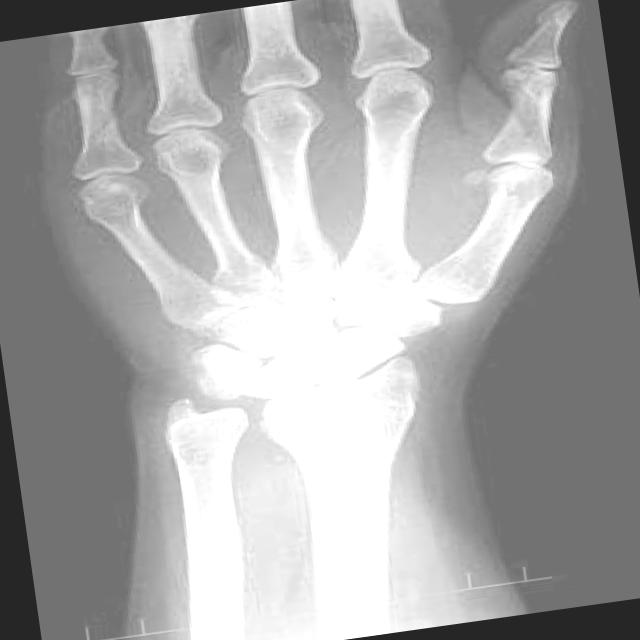
#> input picture CNN/data_xray/Impacted fracture/20965tn_jpg.rf.f3aff6ad6371b11d303e2e727eba0a12.jpg, 640 x 640 px, found by its file name; its folder holds only this picture in this run
$ jupyter execute --allow-errors clean_cnn.ipynb   (older library calls are emulated)
#> lines starting #> are read from the running program, lines starting #| are printed output that depends on the picture
**Clean code for CNN model**

[cell 1]
import pandas as pd
import numpy as np
import os
import matplotlib.pyplot as plt
import cv2

from skimage.feature import graycoprops, graycomatrix

from sklearn.preprocessing import StandardScaler
from sklearn.model_selection import train_test_split
from sklearn.decomposition import PCA
import seaborn as sns

from sklearn.naive_bayes import GaussianNB
from sklearn.metrics import accuracy_score, confusion_matrix
from sklearn.decomposition import FastICA
from sklearn.utils.class_weight import compute_class_weight

import torch
from torchvision import models
import torchvision.transforms as transforms
from skimage.color import rgb2gray

import tensorflow as tf
import keras
from tensorflow.keras.models import Sequential
from tensorflow.keras.layers import Conv2D, MaxPooling2D, Dense, Flatten, Dropout
from tensorflow.keras.utils import to_categorical

[cell 2]
# [68 lines left out: functions load_images, img_to_array, find_edges, find_edge, not called in this run]

def get_features(image_list):
    for i in range(len(image_list)):
        img_rgb = image_list[i]  # RGB image
        img_gray = rgb2gray(img_rgb)  # Convert to grayscale
        image_list[i] = (img_gray * 255).astype('uint8')
    feature_list = []

    distances = [1,3,5,9]
    angles = [0, np.pi/4, np.pi/2, 3*np.pi/4, np.pi, 5*np.pi/4, 3*np.pi/2]

    properties = ['energy', 'correlation', 'dissimilarity', 'homogeneity', 'contrast']

    # need to add more distances (1,3,5,9)
    for n, img in enumerate(image_list):
        glcm = graycomatrix(img, distances, angles , levels=256, normed=True)
        feature_row = {}

        for prop in properties:
            prop_values = graycoprops(glcm, prop)
            for i, dist in enumerate(distances):
                for j, angle in enumerate(angles):
                    feature_name = f"{prop}_d{dist}_a{int(np.degrees(angle))}"
                    feature_row[feature_name] = prop_values[i, j]

        feature_list.append(feature_row)
    return feature_list

# [37 lines left out: functions view_corr, pca_df_pick_comp, not called in this run]

[cell 3]
# [29 lines left out: functions load_images_resnet, extract_features_resnet, not called in this run]


def find_edge(img):
    # Placeholder for edge detection logic (if necessary)
    return img

def load_images_resnet(dir_name):
    # Read the image
    img = cv2.imread(dir_name)
#> img is the input picture: shape (640, 640, 3); min 22, max 255, mean 168.2

    # Apply edge detection (if required)
    img = find_edge(img)
    img = cv2.GaussianBlur(img, (5, 5), 1)

    # Resize to 224x224
    img = cv2.resize(img, (224, 224), interpolation=cv2.INTER_AREA)
#> img: shape (224, 224, 3)
    img = img / 255.0

    # Normalize image using ImageNet mean and std (per channel)
    mean = np.array([0.485, 0.456, 0.406])
    std = np.array([0.229, 0.224, 0.225])

    # Apply normalization across the 3 channels (HWC format)
    img = (img - mean) / std  # Broadcasting will apply to each channel
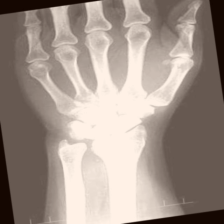
#> img: shape (224, 224, 3) float64; mean B, G, R 0.762, 0.909, 1.13; drawn with min black and max white

    # Convert from HWC to CHW format (for PyTorch) - this will be used for PyTorch models
    img_tensor = np.transpose(img, (2, 0, 1))  # Shape will be (3, 224, 224)

    # Convert to tensor (PyTorch format)
    img_tensor = torch.tensor(img_tensor, dtype=torch.float32).unsqueeze(0)  # Add batch dimension
    return img_tensor

# [21 lines left out: function test_function, not called in this run]

[cell 4]
dir_name = "../pca/data_xray/Impacted fracture"

list_1 = []

#> (the rest of this cell did not finish here and is left out)

[cell 5]
dir_name = "../pca/data_xray/Intra-articular fracture"
list_2 = []

#> (the rest of this cell did not finish here and is left out)

[cell 6]
dir_name = "../pca/data_xray/Longitudinal fracture"
list_3 = []

#> (the rest of this cell did not finish here and is left out)

[cell 7]
dir_name = "../pca/data_xray/Oblique fracture"
list_4 = []

#> (the rest of this cell did not finish here and is left out)

[cell 8]
list_1 = get_features(list_1)
list_2 = get_features(list_2)
list_3 = get_features(list_3)
list_4 = get_features(list_4)

$ run again, on CNN/data_xray/Impacted fracture/300px-L4_compressionFracture2008_jpg.rf.d34777da9f74c458a5063d97965f26de.jpg
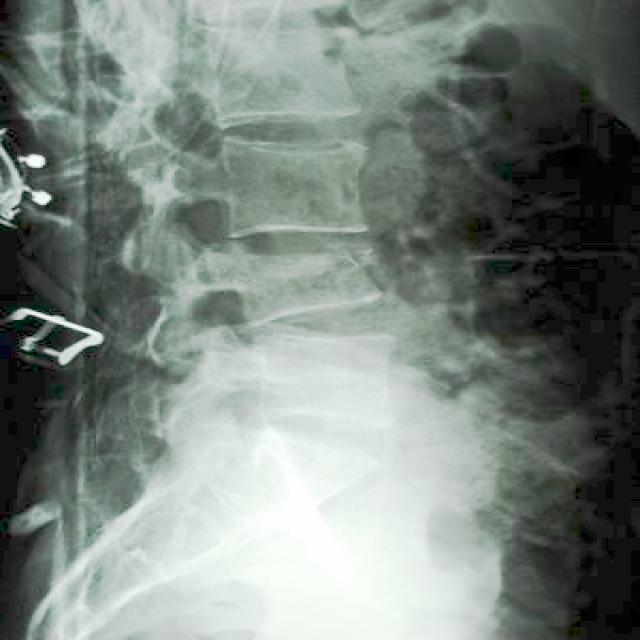
#> input picture CNN/data_xray/Impacted fracture/300px-L4_compressionFracture2008_jpg.rf.d34777da9f74c458a5063d97965f26de.jpg, 640 x 640 px, found by its file name
#> in load_images_resnet, img is the input picture: shape (640, 640, 3); mean B, G, R 126.6, 132.6, 122.9
#> in load_images_resnet, `img = (img - mean) / std`:
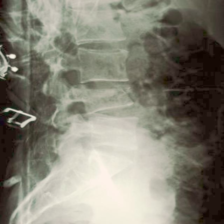
#> img: shape (224, 224, 3) float64; mean B, G, R 0.0506, 0.285, 0.338; drawn with min black and max white

$ run again, on CNN/data_xray/Impacted fracture/a0ac68bfd3ab6c7c08c53e677bc168_jumbo_jpeg.rf.1c059caa7803ca672b85901e40d4fb07.jpg
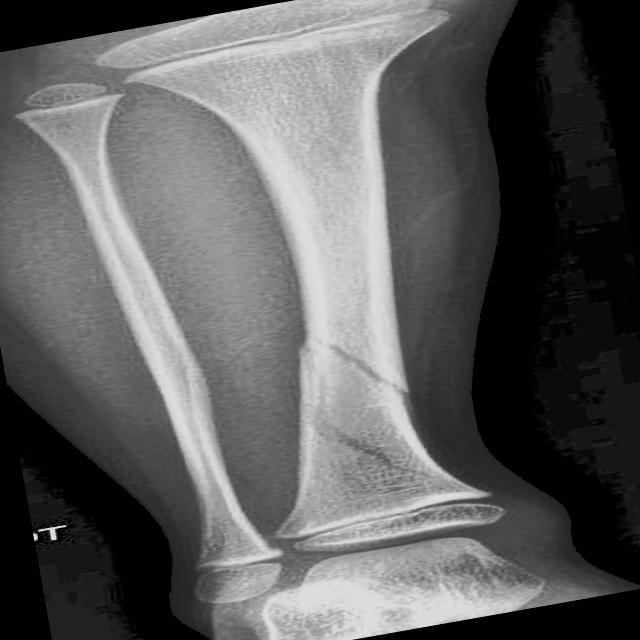
#> input picture CNN/data_xray/Impacted fracture/a0ac68bfd3ab6c7c08c53e677bc168_jumbo_jpeg.rf.1c059caa7803ca672b85901e40d4fb07.jpg, 640 x 640 px, found by its file name
#> in load_images_resnet, img is the input picture: shape (640, 640, 3); min 0, max 242, mean 92.9
#> in load_images_resnet, `img = (img - mean) / std`:
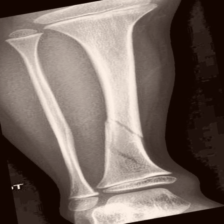
#> img: shape (224, 224, 3) float64; mean B, G, R -0.528, -0.41, -0.186; drawn with min black and max white

$ run again, on CNN/data_xray/Impacted fracture/20980tn_jpg.rf.df6e34e4f2390b4df75e53d30ec4d470.jpg
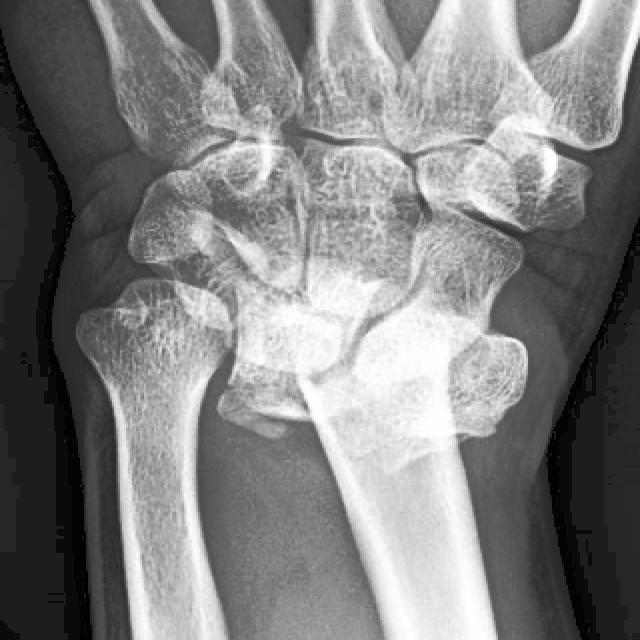
#> input picture CNN/data_xray/Impacted fracture/20980tn_jpg.rf.df6e34e4f2390b4df75e53d30ec4d470.jpg, 640 x 640 px, found by its file name
#> in load_images_resnet, img is the input picture: shape (640, 640, 3); min 0, max 255, mean 128.3
#> in load_images_resnet, `img = (img - mean) / std`:
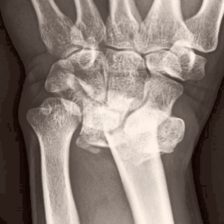
#> img: shape (224, 224, 3) float64; mean B, G, R 0.0792, 0.21, 0.432; drawn with min black and max white
